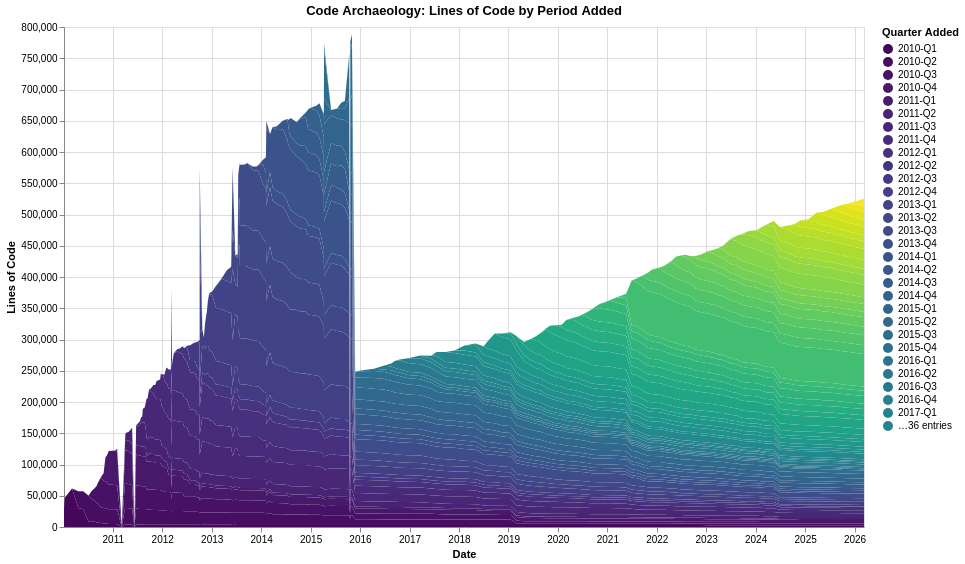

Express this chart as Vega-Lite.
### Vega-Lite specification from a JSON file in a GitHub repository (floating-point values rounded to 4 significant figures; data arrays with more than 128 entries replaced by an {"elided": "..."} marker saying what was removed)
{"$schema": "https://vega.github.io/schema/vega-lite/v6.1.0.json", "config": {"view": {"continuousHeight": 300, "continuousWidth": 300}}, "data": {"name": "data-90c702c0dcba63359c6b1683e53cc598"}, "datasets": {"data-90c702c0dcba63359c6b1683e53cc598": {"elided": "4971 records"}}, "encoding": {"color": {"field": "period", "scale": {"scheme": "viridis"}, "title": "Quarter Added", "type": "ordinal"}, "order": {"field": "period", "sort": "ascending", "type": "ordinal"}, "tooltip": [{"field": "commit_date", "type": "temporal"}, {"field": "period", "type": "ordinal"}, {"field": "line_count", "type": "quantitative"}], "x": {"field": "commit_date", "title": "Date", "type": "temporal"}, "y": {"field": "line_count", "title": "Lines of Code", "type": "quantitative"}}, "height": 500, "mark": {"type": "area"}, "title": "Code Archaeology: Lines of Code by Period Added", "width": 800}
